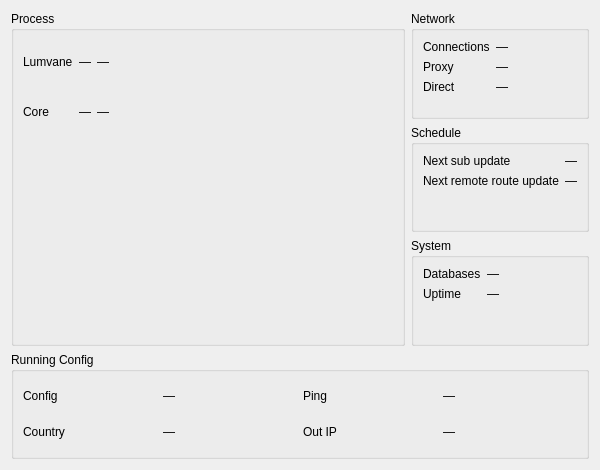
<?xml version="1.0" encoding="UTF-8"?>
<ui version="4.0">
 <class>DialogRuntimeStats</class>
 <widget class="QDialog" name="DialogRuntimeStats">
  <property name="geometry">
   <rect>
    <x>0</x>
    <y>0</y>
    <width>600</width>
    <height>470</height>
   </rect>
  </property>
  <property name="windowTitle">
   <string>Runtime Statistics</string>
  </property>
  <layout class="QGridLayout" name="rootGrid">
   <item row="0" column="0" rowspan="3">
    <widget class="QGroupBox" name="groupProcess">
     <property name="title">
      <string>Process</string>
     </property>
     <layout class="QVBoxLayout" name="processLayout">
      <item>
       <layout class="QGridLayout" name="tableGrid">
        <item row="0" column="0">
         <widget class="QLabel" name="labelLumvaneName">
          <property name="text">
           <string notr="true">Lumvane</string>
          </property>
         </widget>
        </item>
        <item row="0" column="1">
         <widget class="QLabel" name="vLumvaneCpu">
          <property name="text">
           <string notr="true">—</string>
          </property>
          <property name="alignment">
           <set>Qt::AlignmentFlag::AlignRight|Qt::AlignmentFlag::AlignTrailing|Qt::AlignmentFlag::AlignVCenter</set>
          </property>
         </widget>
        </item>
        <item row="0" column="2">
         <widget class="QLabel" name="vLumvaneRam">
          <property name="text">
           <string notr="true">—</string>
          </property>
          <property name="alignment">
           <set>Qt::AlignmentFlag::AlignRight|Qt::AlignmentFlag::AlignTrailing|Qt::AlignmentFlag::AlignVCenter</set>
          </property>
         </widget>
        </item>
        <item row="1" column="0">
         <widget class="QLabel" name="labelCoreName">
          <property name="text">
           <string>Core</string>
          </property>
         </widget>
        </item>
        <item row="1" column="1">
         <widget class="QLabel" name="vCoreCpu">
          <property name="text">
           <string notr="true">—</string>
          </property>
          <property name="alignment">
           <set>Qt::AlignmentFlag::AlignRight|Qt::AlignmentFlag::AlignTrailing|Qt::AlignmentFlag::AlignVCenter</set>
          </property>
         </widget>
        </item>
        <item row="1" column="2">
         <widget class="QLabel" name="vCoreRam">
          <property name="text">
           <string notr="true">—</string>
          </property>
          <property name="alignment">
           <set>Qt::AlignmentFlag::AlignRight|Qt::AlignmentFlag::AlignTrailing|Qt::AlignmentFlag::AlignVCenter</set>
          </property>
         </widget>
        </item>
        <item row="0" column="3" rowspan="2">
         <spacer name="tableSpacer">
          <property name="orientation">
           <enum>Qt::Orientation::Horizontal</enum>
          </property>
          <property name="sizeHint" stdset="0">
           <size>
            <width>12</width>
            <height>0</height>
           </size>
          </property>
         </spacer>
        </item>
       </layout>
      </item>
      <item>
       <widget class="MiniChartWidget" name="cpuChart" native="true"/>
      </item>
      <item>
       <widget class="MiniChartWidget" name="ramChart" native="true"/>
      </item>
     </layout>
    </widget>
   </item>
   <item row="0" column="1">
    <widget class="QGroupBox" name="groupNetwork">
     <property name="title">
      <string>Network</string>
     </property>
     <layout class="QFormLayout" name="formNetwork">
      <item row="0" column="0">
       <widget class="QLabel" name="labelConns">
        <property name="text">
         <string>Connections</string>
        </property>
       </widget>
      </item>
      <item row="0" column="1">
       <widget class="QLabel" name="vConns">
        <property name="text">
         <string notr="true">—</string>
        </property>
       </widget>
      </item>
      <item row="1" column="0">
       <widget class="QLabel" name="labelSpeedProxy">
        <property name="text">
         <string>Proxy</string>
        </property>
       </widget>
      </item>
      <item row="1" column="1">
       <widget class="QLabel" name="vSpeedProxy">
        <property name="text">
         <string notr="true">—</string>
        </property>
       </widget>
      </item>
      <item row="2" column="0">
       <widget class="QLabel" name="labelSpeedDirect">
        <property name="text">
         <string>Direct</string>
        </property>
       </widget>
      </item>
      <item row="2" column="1">
       <widget class="QLabel" name="vSpeedDirect">
        <property name="text">
         <string notr="true">—</string>
        </property>
       </widget>
      </item>
     </layout>
    </widget>
   </item>
   <item row="1" column="1">
    <widget class="QGroupBox" name="groupSchedule">
     <property name="title">
      <string>Schedule</string>
     </property>
     <layout class="QFormLayout" name="formSchedule">
      <item row="0" column="0">
       <widget class="QLabel" name="labelSubUpdate">
        <property name="text">
         <string>Next sub update</string>
        </property>
       </widget>
      </item>
      <item row="0" column="1">
       <widget class="QLabel" name="vSubUpdate">
        <property name="text">
         <string notr="true">—</string>
        </property>
       </widget>
      </item>
      <item row="1" column="0">
       <widget class="QLabel" name="labelRouteUpdate">
        <property name="text">
         <string>Next remote route update</string>
        </property>
       </widget>
      </item>
      <item row="1" column="1">
       <widget class="QLabel" name="vRouteUpdate">
        <property name="text">
         <string notr="true">—</string>
        </property>
       </widget>
      </item>
     </layout>
    </widget>
   </item>
   <item row="2" column="1">
    <widget class="QGroupBox" name="groupSystem">
     <property name="title">
      <string>System</string>
     </property>
     <layout class="QFormLayout" name="formSystem">
      <item row="0" column="0">
       <widget class="QLabel" name="labelDbSize">
        <property name="text">
         <string>Databases</string>
        </property>
       </widget>
      </item>
      <item row="0" column="1">
       <widget class="QLabel" name="vDbSize">
        <property name="text">
         <string notr="true">—</string>
        </property>
       </widget>
      </item>
      <item row="1" column="0">
       <widget class="QLabel" name="labelUptime">
        <property name="text">
         <string>Uptime</string>
        </property>
       </widget>
      </item>
      <item row="1" column="1">
       <widget class="QLabel" name="vUptime">
        <property name="text">
         <string notr="true">—</string>
        </property>
       </widget>
      </item>
     </layout>
    </widget>
   </item>
   <item row="3" column="0" colspan="2">
    <widget class="QGroupBox" name="groupRunning">
     <property name="title">
      <string>Running Config</string>
     </property>
     <layout class="QGridLayout" name="formRunning">
      <item row="3" column="1">
       <widget class="QLabel" name="vCountry">
        <property name="text">
         <string notr="true">—</string>
        </property>
       </widget>
      </item>
      <item row="3" column="0">
       <widget class="QLabel" name="labelCountry">
        <property name="text">
         <string>Country</string>
        </property>
       </widget>
      </item>
      <item row="2" column="1">
       <widget class="QLabel" name="vCfgName">
        <property name="text">
         <string notr="true">—</string>
        </property>
       </widget>
      </item>
      <item row="2" column="0">
       <widget class="QLabel" name="labelCfgName">
        <property name="text">
         <string>Config</string>
        </property>
       </widget>
      </item>
      <item row="3" column="2">
       <widget class="QLabel" name="labelOutIp">
        <property name="text">
         <string>Out IP</string>
        </property>
       </widget>
      </item>
      <item row="3" column="3">
       <widget class="QLabel" name="vOutIp">
        <property name="text">
         <string notr="true">—</string>
        </property>
        <property name="textInteractionFlags">
         <set>Qt::TextInteractionFlag::TextSelectableByMouse</set>
        </property>
       </widget>
      </item>
      <item row="2" column="3">
       <widget class="QLabel" name="vPing">
        <property name="text">
         <string notr="true">—</string>
        </property>
       </widget>
      </item>
      <item row="2" column="2">
       <widget class="QLabel" name="labelPing">
        <property name="text">
         <string>Ping</string>
        </property>
       </widget>
      </item>
     </layout>
    </widget>
   </item>
  </layout>
 </widget>
 <customwidgets>
  <customwidget>
   <class>MiniChartWidget</class>
   <extends>QWidget</extends>
   <header>include/ui/stats/MiniChartWidget.h</header>
   <container>1</container>
  </customwidget>
 </customwidgets>
 <resources/>
 <connections/>
</ui>
